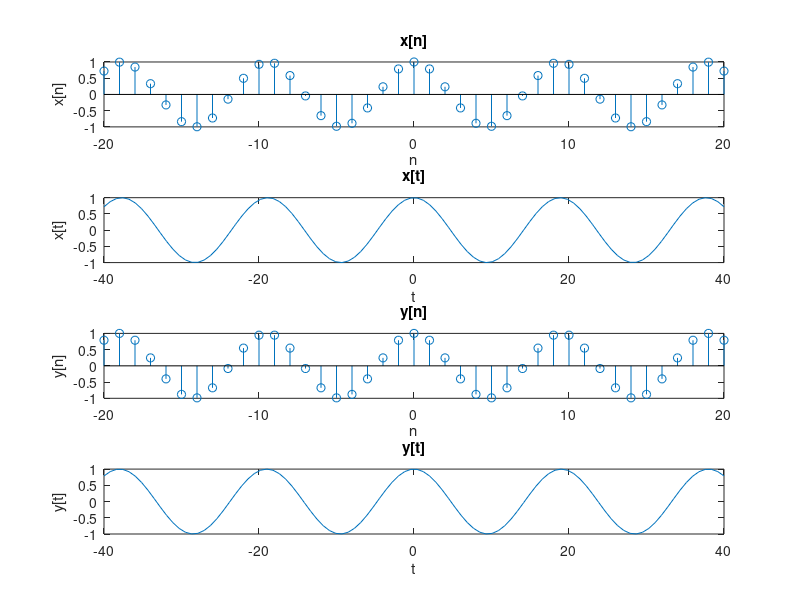

Write MATLAB code to recreate this figure.
Ts = 2;
n = -20 : 20;
t = linspace(-40,40);

Xn = cos((Ts.*n)./3);
Xt = cos((1.*t)./3);

Yn = cos((4 .* Ts .*pi.*n)./38);
Yt = cos((4.*pi.*t)./38);

figure('Name','problem 4');
subplot(4,1,1);
stem(n,Xn);
xlabel('n');
ylabel('x[n]');
title('x[n]');

subplot(4,1,2);
plot(t,Xt);
xlabel('t');
ylabel('x[t]');
title('x[t]');

subplot(4,1,3);
stem(n,Yn);
xlabel('n');
ylabel('y[n]');
title('y[n]');

subplot(4,1,4);
plot(t,Yt);
xlabel('t');
ylabel('y[t]');
title('y[t]');
